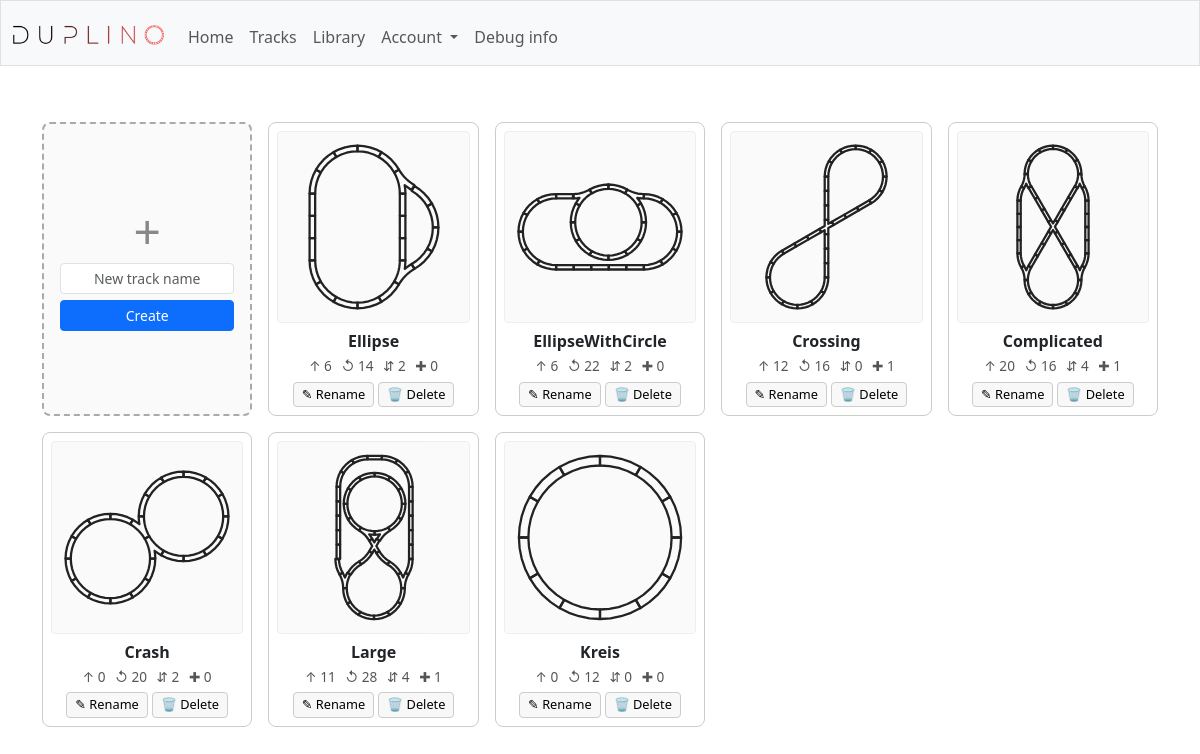
The page /track_open (signed in) on the database as committed earlier.
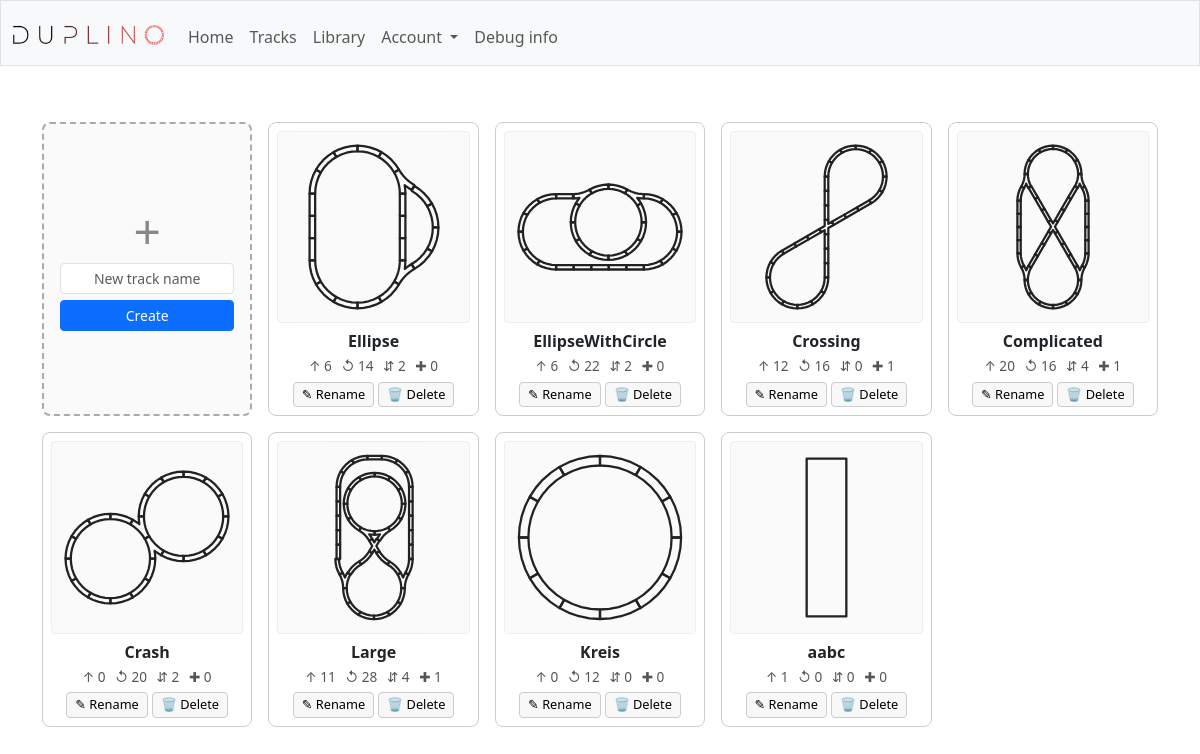
The same page on the database as committed later.
### tables this page shows
CREATE TABLE tracks (id INTEGER PRIMARY KEY AUTOINCREMENT, user_id INTEGER NOT NULL, title TEXT NOT NULL,
 CONSTRAINT fk_users FOREIGN KEY (user_id) REFERENCES users(id) ON DELETE CASCADE);

### duplo/blueprints/tracks.py (the view, shortened to what this page needs)
@bp.route("/track_open", methods=["GET", "POST"])
@login_required
def track_open():
    if request.method == "GET":
        tracks = tracks_read(user_id=session["user_id"])
        track_info = []
        for t in tracks:
            if not os.path.exists(thumbnail_file(t["id"])):
                generate_thumbnail(t["id"])
            track_info.append({
                "id": t["id"],
                "title": t["title"],
                "counts": piece_counts(t["id"]),
                "thumbnail": thumbnail_url(t["id"]),
            })
        return render_template("track_open.html", tracks=track_info)

### duplo/auth.py (called while the page is built)
def login_required(f):
    @wraps(f)
    def decorated_function(*args, **kwargs):
        if session.get("user_id") is None:
            return redirect("/")
        return f(*args, **kwargs)
    return decorated_function

### duplo/extensions.py (called while the page is built)
def sql(cmd, **params):
    is_sqlite = current_app.config["SQLALCHEMY_DATABASE_URI"].startswith("sqlite")
    if "PRAGMA" in cmd and not is_sqlite:
        return None
    logger = current_app.logger
    if logger.isEnabledFor(logging.DEBUG):
        logger.debug("SQL: %s | params=%s", cmd, params)
        db.session.commit()
    stmt = text(cmd)
    result = db.session.execute(stmt, params or None)
    lowered = cmd.lstrip().lower()
    if lowered.startswith(("insert", "update", "delete")) or "pragma" in lowered:
        db.session.commit()
    if lowered.startswith("select"):
        rows = [dict(row._mapping) for row in result]
        if logger.isEnabledFor(logging.DEBUG):
            logger.debug("SQL result: %s", rows)
        return rows
    return None

### duplo/repositories/layouts.py (called while the page is built)
def pieces_read(track_id):
    return sql(
        "select piece from pieces where track_id = :track_id order by idx",
        track_id=track_id,
    )

### duplo/repositories/tracks.py (called while the page is built)
def tracks_read(user_id):
    return sql(
        "select id, title from tracks where user_id = :user_id",
        user_id=user_id,
    )

### duplo/services/thumbnails.py (called while the page is built)
def _thumb_dir():
    return os.path.join(current_app.static_folder, 'thumbnails')

def thumbnail_file(track_id):
    return os.path.join(_thumb_dir(), f'{track_id}.svg')

def thumbnail_url(track_id):
    return f'/static/thumbnails/{track_id}.svg'

def piece_counts(track_id):
    pieces = [i['piece'] for i in pieces_read(track_id=track_id)]
    return {p: sum(1 for x in pieces if x == p) for p in PIECE_TYPES}

### templates/track_open.html (shortened to what this page needs)
{% extends "layout.html" %}
{% block head %}
<link rel="stylesheet" href="{{ asset_url('css/track_open.css') }}">
{% endblock %}
{% block main %}
<div class="track-grid">
    <div class="new-card">
        <div class="plus">+</div>
        <form action="/track_create" method="post">
            <input class="form-control form-control-sm" type="text" name="title"
                placeholder="New track name" pattern="[A-Za-z0-9]+" autocomplete="off" required>
            <button class="btn btn-primary btn-sm" type="submit">Create</button>
        </form>
    </div>
    {% for track in tracks %}
    <div class="track-card">
        <form action="/track_open" method="post">
            <button type="submit" class="open-btn" title="Open {{ track.title }}">
                <img class="thumb" src="{{ track.thumbnail }}" alt="{{ track.title }} thumbnail">
                <div class="title">{{ track.title }}</div>
                <div class="pieces">
                    <span title="Straight">&ShortUpArrow; {{ track.counts.straight }}</span>
                    <span title="Curve">&#8634; {{ track.counts.curve }}</span>
                    <span title="Switch">&#8693; {{ track.counts.switch }}</span>
                    <span title="Crossing">&#10010; {{ track.counts.crossing }}</span>
                </div>
            </button>
        </form>
        <div class="card-actions">
            <form action="/track_rename" method="post"
                onsubmit="var n=prompt('New name for &quot;{{ track.title|e }}&quot;:','{{ track.title|e }}');
                         if(!n||!/^[A-Za-z0-9]+$/.test(n)){alert('Invalid name');return false;}
                         this.new_title.value=n;return true;">
                <button type="submit" title="Rename">&#9998; Rename</button>
            </form>
            <form action="/track_delete" method="post"
                onsubmit="return confirm('Delete &quot;{{ track.title|e }}&quot;?');">
                <button type="submit" class="delete-btn" title="Delete">&#128465; Delete</button>
            </form>
        </div>
    </div>
    {% endfor %}
</div>
{% endblock %}

### templates/layout.html (shortened to what this page needs)
<!DOCTYPE html>
<html lang="en">
<head>
    <link href="https://cdn.jsdelivr.net/npm/bootstrap@5.3.3/dist/css/bootstrap.min.css" rel="stylesheet"
>
    <link rel="stylesheet" href="{{ asset_url('css/layout.css') }}">
    {% block head %}{% endblock %}
</head>
<body>
    <nav class="bg-light border navbar navbar-expand-md navbar-light">
        <div class="container-fluid">
            <a class="navbar-brand" href="/">
                <img src="{{ url_for('static', filename='logo.png') }}" alt="main" width = "151" height = "20" />
            </a>
            <div class="collapse navbar-collapse" id="navbar">
                {% if session["user_id"] %}
                <ul class="navbar-nav me-auto mt-2">
                    <li class="nav-item"><a class="nav-link" href="/">Home</a></li>
                    <li class="nav-item"><a class="nav-link" href="/track_open">Tracks</a></li>
                    <li class="nav-item"><a class="nav-link" href="/library_set">Library</a></li>
                    <li class="nav-item dropdown">
                        <a class="nav-link dropdown-toggle" href="#" id="trackDropdown" role="button"
                            data-bs-toggle="dropdown" aria-haspopup="true" aria-expanded="false">
                            Account
                        </a>
                    </li>
                    {% if session["user_name"] == 'tobi' %}
                    <li class="nav-item"><a class="nav-link" href="/debug">Debug info</a></li>
                    {% endif %}
                </ul>
                {% else %}
                <ul class="navbar-nav me-auto mt-2">
                    <li class="nav-item"><a class="nav-link" href="/user_register">Register</a></li>
                    <li class="nav-item"><a class="nav-link" href="/user_login">Log In</a></li>
                </ul>
                {% endif %}
            </div>
        </div>
    </nav>
    <main class="container py-5 text-center">
        {% block main %}{% endblock %}
    </main>
</body>
</html>

### static/css/track_open.css (style rules this page uses)
.track-grid { display: grid; grid-template-columns: repeat(auto-fill, minmax(200px, 1fr)); gap: 16px; margin-top: 8px; }
.track-card { position: relative; border: 1px solid #ccc; border-radius: 8px; background: #fff; padding: 8px; text-align: center; transition: box-shadow 0.15s ease, transform 0.15s ease; display: flex; flex-direction: column; align-items: stretch; font-family: inherit; }
.track-card .open-btn { all: unset; cursor: pointer; display: flex; flex-direction: column; align-items: stretch; }
.track-card .thumb { width: 100%; aspect-ratio: 1 / 1; background: #fafafa; border: 1px solid #eee; border-radius: 4px; object-fit: contain; }
.track-card .title { font-weight: bold; margin-top: 6px; word-break: break-word; }
.track-card .pieces { margin-top: 4px; font-size: 0.85em; color: #555; line-height: 1.3; }
.track-card .pieces span { display: inline-block; margin: 0 3px; }
.card-actions { margin-top: 6px; display: flex; gap: 4px; justify-content: center; }
.card-actions button { font-size: 0.8em; padding: 2px 8px; border: 1px solid #ccc; background: #f8f8f8; border-radius: 4px; cursor: pointer; }
.new-card { border: 2px dashed #aaa; border-radius: 8px; background: #fafafa; padding: 16px; display: flex; flex-direction: column; justify-content: center; align-items: center; min-height: 100%; }
.new-card .plus { font-size: 3em; line-height: 1; color: #888; margin-bottom: 8px; }
.new-card form { display: flex; flex-direction: column; gap: 6px; width: 100%; align-items: stretch; }
.new-card input { text-align: center; }

Rows that differ between the two databases and show on the page:
added tracks: shows a picture, title "aabc", counts.straight "1", counts.curve "0", counts.switch "0", counts.crossing "0"
